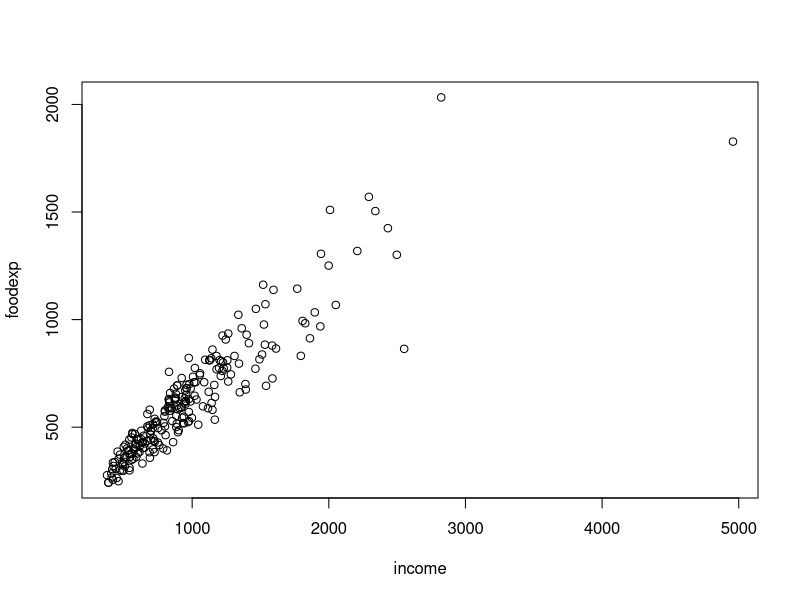
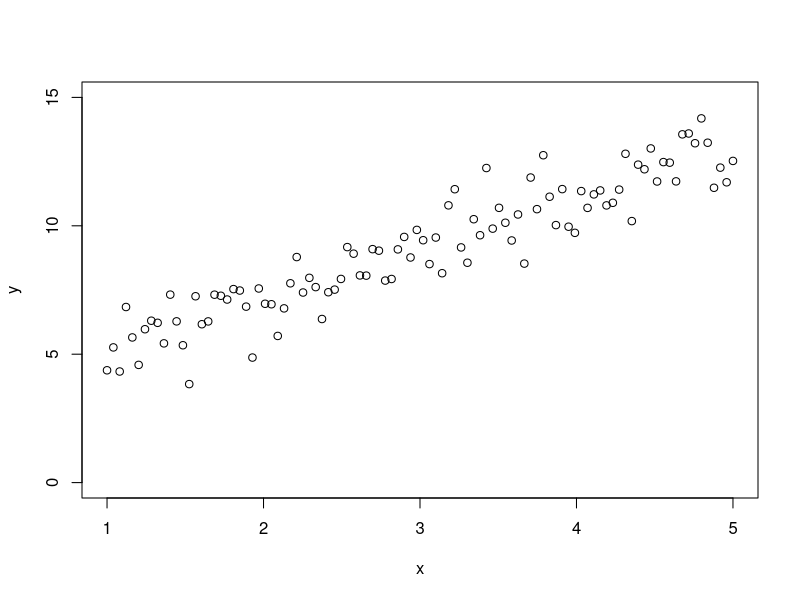
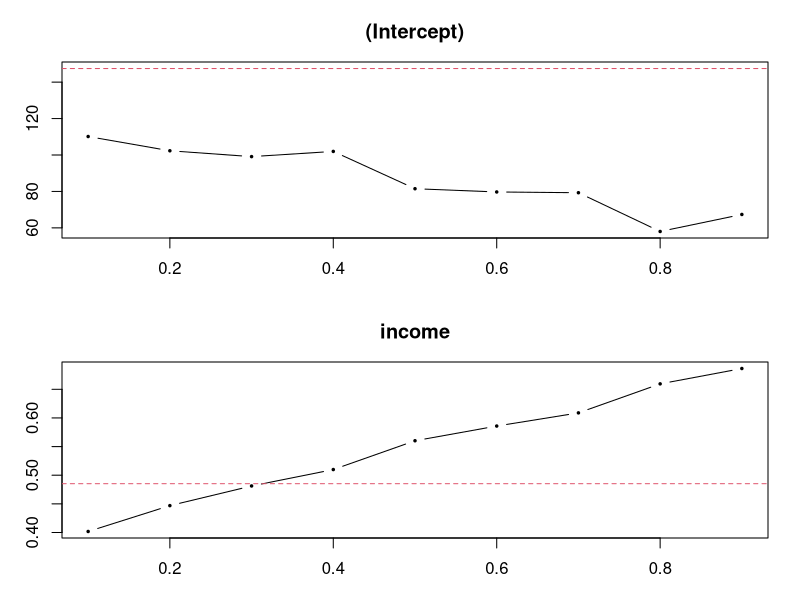
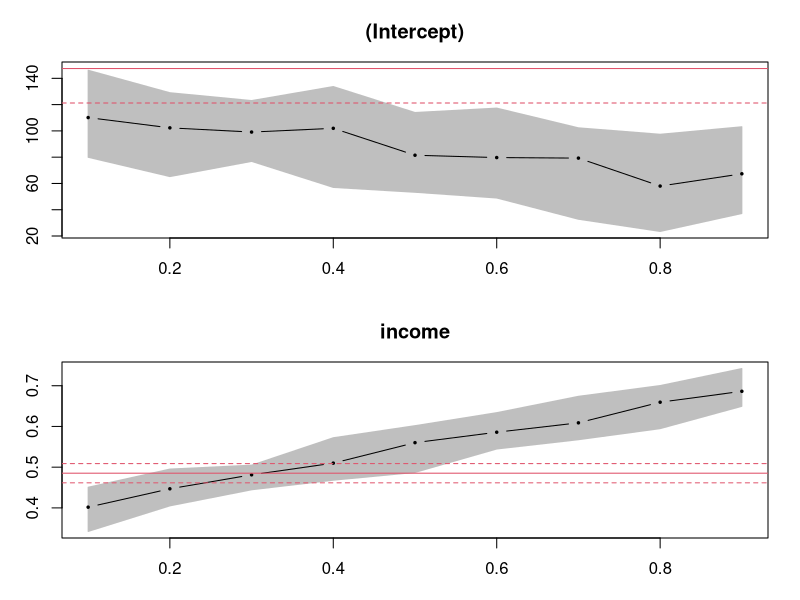
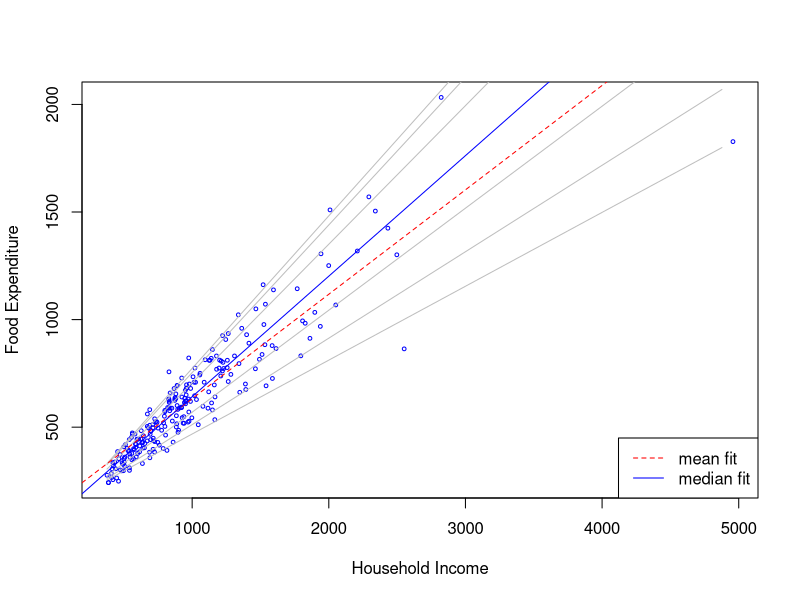
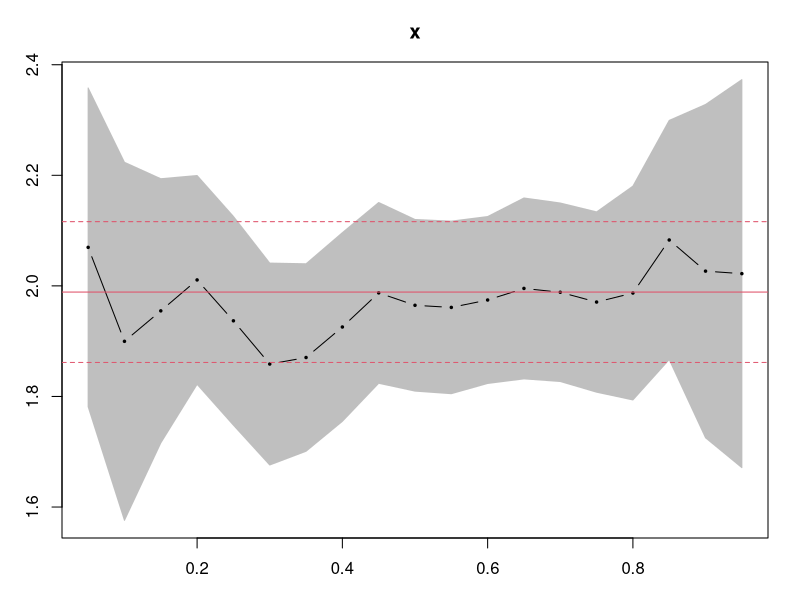

Write the R code that produced these figures, in order.
## ---- chunk 1
library(quantreg)
data(engel)
plot(foodexp ~ income, data=engel)
## ---- chunk 2
set.seed(1)
x <- seq(1, 5, length.out = 100)
y <- 3 + 2*x + rnorm(100,sd=1)
plot(y ~ x, ylim=c(0,15))
## ---- chunk 3
library(quantreg)
qout1 <- rq(stack.loss ~ stack.x, tau = .5)
summary(qout1)
## ---- chunk 4
fm <- rq(foodexp ~ income, data = engel, tau = 1:9/10)
plot(fm)
## ---- chunk 5
sfm <- summary(fm) 
plot(sfm)
## ---- chunk 6
data(engel)
attach(engel)
plot(income,foodexp,xlab="Household Income",ylab="Food Expenditure",type = "n", cex=.5)
points(income,foodexp,cex=.5,col="blue")
taus <- c(.05,.1,.25,.75,.9,.95)
xx <- seq(min(income),max(income),100)
f <- coef(rq((foodexp)~(income),tau=taus))
yy <- cbind(1,xx)%*%f
for(i in 1:length(taus)){
        lines(xx,yy[,i],col = "gray")
        }
abline(lm(foodexp ~ income),col="red",lty = 2)
abline(rq(foodexp ~ income), col="blue")
legend("bottomright",c("mean fit", "median fit"),
	col = c("red","blue"),lty = c(2,1))
## ---- chunk 7
plot(summary(rq(y ~ x,tau = 1:19/20), se="nid"), parm="x")

